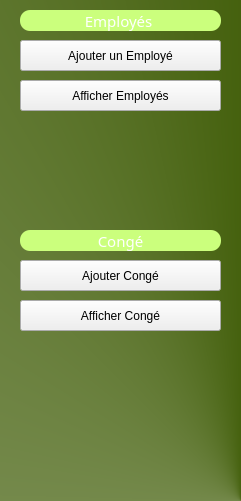
    <widget class="QGroupBox" name="groupBox">
     <property name="geometry">
      <rect>
       <x>0</x>
       <y>10</y>
       <width>241</width>
       <height>501</height>
      </rect>
     </property>
     <property name="styleSheet">
      <string notr="true">QGroupBox
{
background : qconicalgradient(cx:1, cy:1, angle:89.1, stop:0 rgba(69, 97, 14, 255), stop:1 rgba(255, 255, 255, 255));
border :0px;
}
QLabel
{
background  : transparent ;
color : white;
font-size:15px;
background:	rgb(203, 255, 125);
border-radius:10px;
}</string>
     </property>
     <property name="title">
      <string/>
     </property>
     <widget class="QPushButton" name="pushButton_2">
      <property name="geometry">
       <rect>
        <x>20</x>
        <y>40</y>
        <width>201</width>
        <height>31</height>
       </rect>
      </property>
      <property name="text">
       <string>Ajouter un Employé</string>
      </property>
     </widget>
     <widget class="QPushButton" name="pushButton_3">
      <property name="geometry">
       <rect>
        <x>20</x>
        <y>80</y>
        <width>201</width>
        <height>31</height>
       </rect>
      </property>
      <property name="text">
       <string>Afficher Employés</string>
      </property>
     </widget>
     <widget class="QLabel" name="label_9">
      <property name="geometry">
       <rect>
        <x>20</x>
        <y>10</y>
        <width>201</width>
        <height>21</height>
       </rect>
      </property>
      <property name="font">
       <font>
        <family>century c</family>
        <pointsize>-1</pointsize>
        <weight>50</weight>
        <bold>false</bold>
       </font>
      </property>
      <property name="text">
       <string>Employés </string>
      </property>
      <property name="alignment">
       <set>Qt::AlignCenter</set>
      </property>
     </widget>
     <widget class="QLabel" name="label_10">
      <property name="geometry">
       <rect>
        <x>20</x>
        <y>230</y>
        <width>201</width>
        <height>21</height>
       </rect>
      </property>
      <property name="font">
       <font>
        <family>century c</family>
        <pointsize>-1</pointsize>
        <weight>50</weight>
        <bold>false</bold>
       </font>
      </property>
      <property name="text">
       <string>Congé</string>
      </property>
      <property name="alignment">
       <set>Qt::AlignCenter</set>
      </property>
     </widget>
     <widget class="QPushButton" name="ajouter_conge">
      <property name="geometry">
       <rect>
        <x>20</x>
        <y>260</y>
        <width>201</width>
        <height>31</height>
       </rect>
      </property>
      <property name="text">
       <string>Ajouter Congé</string>
      </property>
     </widget>
     <widget class="QPushButton" name="afficher_conge">
      <property name="geometry">
       <rect>
        <x>20</x>
        <y>300</y>
        <width>201</width>
        <height>31</height>
       </rect>
      </property>
      <property name="text">
       <string>Afficher Congé</string>
      </property>
     </widget>
    </widget>
